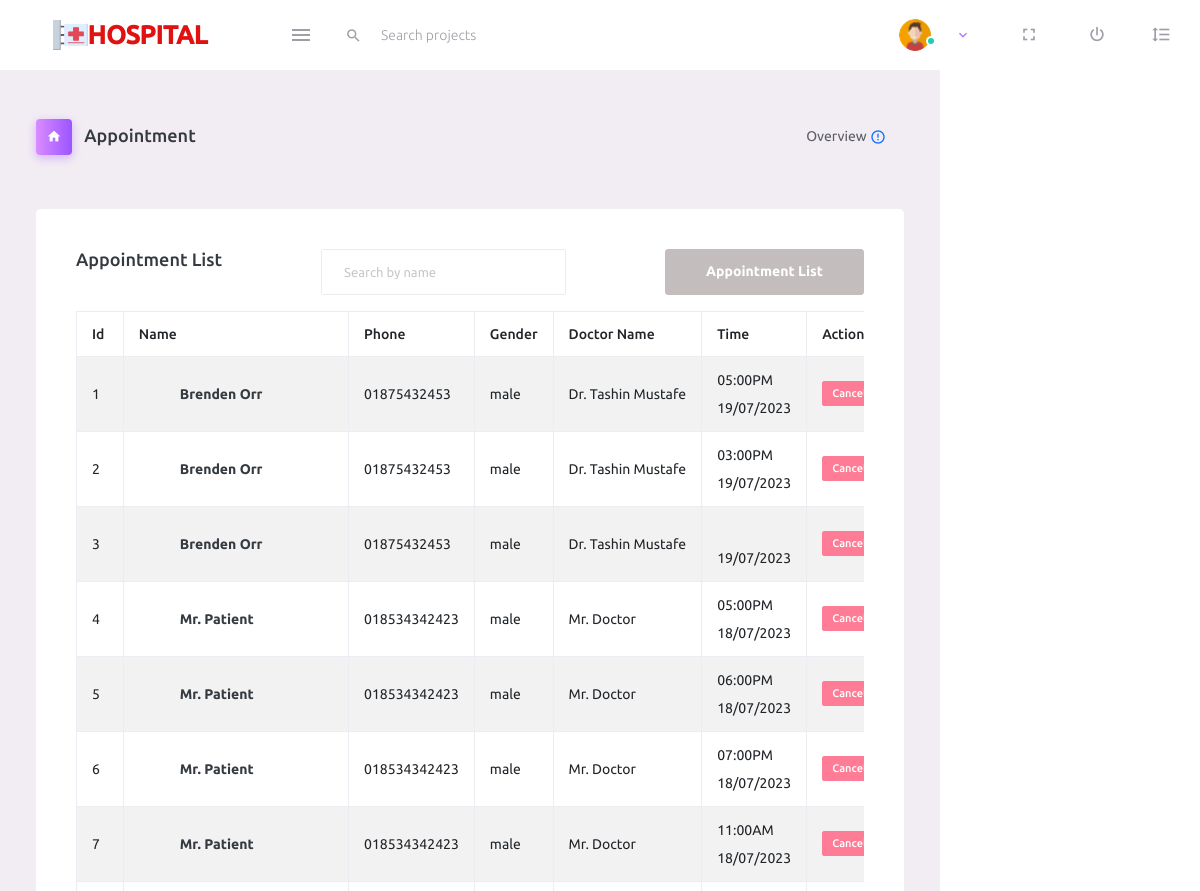
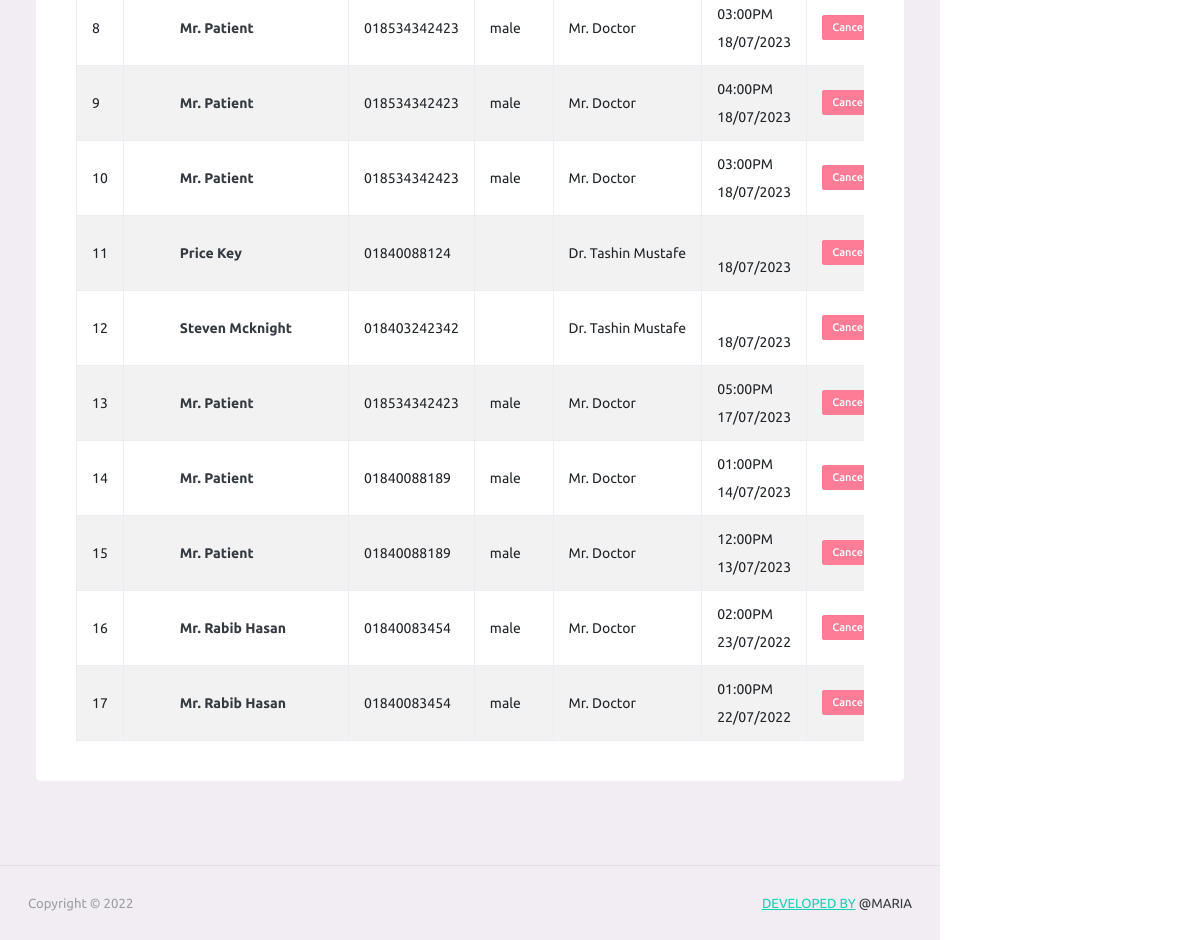
Screenshot of /pages/appointmented.php (signed in) with the database file from the repository (2 pictures, top to bottom).
### tables this page shows
CREATE TABLE `appointment` (
  `id` int(11) NOT NULL,
  `name` varchar(40) NOT NULL,
  `phone` varchar(15) DEFAULT NULL,
  `patient_id` int(11) DEFAULT NULL,
  `message` text DEFAULT NULL,
  `doctor_id` int(11) DEFAULT NULL,
  `department_id` int(11) DEFAULT NULL,
  `date` date DEFAULT NULL,
  `time` varchar(20) DEFAULT NULL,
  `created_at` timestamp NOT NULL DEFAULT current_timestamp(),
  `created_by` int(11) DEFAULT NULL,
  `modified_at` datetime DEFAULT NULL,
  `modified_by` int(11) DEFAULT NULL,
  `status` int(11) NOT NULL DEFAULT 1
);

CREATE TABLE `patient` (
  `id` int(11) NOT NULL,
  `name` varchar(40) NOT NULL,
  `father_or_husband_name` varchar(40) DEFAULT NULL,
  `mother_name` varchar(40) DEFAULT NULL,
  `religious` varchar(10) DEFAULT NULL,
  `nid` varchar(40) DEFAULT NULL,
  `blood_group` varchar(10) DEFAULT NULL,
  `nationality` varchar(20) DEFAULT NULL,
  `marital_status` enum('MARRIED','UNMARRIED','OTHERS') DEFAULT 'UNMARRIED',
  `phone` varchar(13) NOT NULL,
  `gender` varchar(10) NOT NULL,
  `age` varchar(3) NOT NULL,
  `relagius` varchar(10) DEFAULT NULL,
  `weight` int(11) DEFAULT NULL,
  `present_address` varchar(255) DEFAULT NULL,
  `permanent_address` varchar(255) DEFAULT NULL,
  `created_at` timestamp NOT NULL DEFAULT current_timestamp(),
  `created_by` int(11) DEFAULT NULL,
  `modified_at` timestamp NOT NULL DEFAULT '0000-00-00 00:00:00',
  `modified_by` int(11) DEFAULT NULL,
  `status` int(11) NOT NULL DEFAULT 1
);

CREATE TABLE `user` (
  `id` int(11) NOT NULL,
  `avatar` varchar(255) DEFAULT NULL,
  `name` varchar(255) NOT NULL,
  `email` varchar(40) DEFAULT NULL,
  `password` char(40) NOT NULL,
  `phone` varchar(13) NOT NULL,
  `roles` enum('SUPERADMIN','ADMIN','DOCTOR','ASSISTANT') DEFAULT 'ASSISTANT',
  `address` text DEFAULT NULL,
  `created_at` timestamp NOT NULL DEFAULT current_timestamp(),
  `created_by` int(11) DEFAULT NULL,
  `modified_at` datetime DEFAULT NULL,
  `modified_by` int(11) DEFAULT NULL,
  `status` int(11) NOT NULL DEFAULT 1
);

### config.php (called while the page is built, shortened)
<?php
$baseurl = 'https://hospital.dev/';
?>

### lib/Crud.php (called while the page is built, shortened)
<?php
require_once('../config.php');
class Crud {
    public $connect;
    function __construct()
    {
        $this->connect = new mysqli(HOST,USER,PASS,DB_NAME);
    }
function find($singleSelect){
    $selectdata=$error=$msg=false;
    $numrows=0;
    $getdata=$this->connect->query($singleSelect);
            if($getdata){
            if($getdata->num_rows > 0){
                    while($singleData = $getdata->fetch_assoc()){
                        $data[] = $singleData;
                    }
                $selectdata=$data;
                $numrows=$getdata->num_rows;
                $msg="data found";
            }else{
                $msg="No data found";
                $error=$this->connect->error;
            }
        }else {
            $error=$this->connect->error;
        }
        return array("msg"=>$msg,"error"=>$error,"singledata"=>$selectdata,"numrows"=>$numrows);
}
}
?>

### pages/appointmented.php (the view, shortened to what this page needs)
<?php
require_once('../lib/Crud.php');
require_once('../include/header.php');
$mysqli = new Crud();
?>
<div class="container-scroller">
    <?php
    require_once('../include/navbar.php');
    ?>
    <div class="container-fluid page-body-wrapper">
        <div class="main-panel">
            <div class="content-wrapper">
                <div class="page-header">
                    <h3 class="page-title">
                        <span class="page-title-icon bg-gradient-primary text-white me-2">
                            <i class="mdi mdi-home"></i>
                        </span> Appointment
                    </h3>
                    <nav aria-label="breadcrumb">
                        <ul class="breadcrumb">
                            <li class="breadcrumb-item active" aria-current="page">
                                <span></span>Overview <i
                                    class="mdi mdi-alert-circle-outline icon-sm text-primary align-middle"></i>
                            </li>
                        </ul>
                    </nav>
                </div>
                <?php
                if ($usr['roles'] == 'PATIENT') {
                    $patientId = $_GET['patientId'];
                    $allPatient = $mysqli->find("SELECT a.*,p.id as patient_id,p.name,p.gender,p.age,u.name as doctor_name, a.name as patient_name
FROM appointment a
JOIN doctor d ON a.doctor_id=d.id
left JOIN patient p ON a.patient_id=p.id
JOIN user u ON u.id=d.user_id WHERE p.id='$patientId' AND a.status=1 ORDER BY a.date DESC
    ");
                } else {
                    $allPatient = $mysqli->find("SELECT a.*,p.id as patient_id,p.name,p.gender,p.age,u.name as doctor_name, a.name as patient_name
FROM appointment a
JOIN doctor d ON a.doctor_id=d.id
left JOIN patient p ON a.patient_id=p.id
JOIN user u ON u.id=d.user_id
WHERE a.status=1
ORDER BY a.date DESC
    ");
                }
                $patient = $allPatient["singledata"];
                ?>
                <div class="row mt-5" id="created_at">
                    <div class="col-12 grid-margin">
                        <div class="card">
                            <div class="card-body">
                                <div class="d-flex justify-content-between">
                                    <h4 class="card-title">Appointment List</h4>
                                    <div class="search d-flex">
                                        <input type="text" class="form-control" placeholder="Search by name">
                                    </div>
                                    <a href="<?= $baseurl ?>/dashboard/patient.php"
                                        class="btn btn-secondary text-white font-weight-bold text-decoration-none">
                                        Appointment List
                                    </a>
                                </div>
                                <div class="table-responsive mt-3">
                                    <table class="table table-hover table-bordered table-striped">
                                        <thead>
                                            <tr>
                                                <th> Id </th>
                                                <th> Name</th>
                                                <th> Phone </th>
                                                <th> Gender </th>
                                                <th> Doctor Name </th>
                                                <th> Time </th>
                                                <th colspan="2"> Action </th>
                                            </tr>
                                        </thead>
                                        <tbody>
                                            <?php
                                            $l = 0;
                                            if ($allPatient['numrows'] > 0) {
                                                foreach ($patient as $p) {
                                                    if ($p['status'] == 1) {
                                            ?>
                                            <tr>
                                                <td><?= ++$l ?>
                                                </td>
                                                <td>
                                                    <a class="btn" title="View Profile"
                                                        href="<?= $baseurl ?>/pages/profile.php?patientid=<?= $p['id'] ?>">
                                                        <?= $p['name'] ?? $p['patient_name'] ?>
                                                    </a>
                                                </td>
                                                <td><?= $p['phone'] ?></td>
                                                <td><?= $p['gender'] ?? $p['gender'] ?></td>
                                                <td>
                                                    <?= $p["doctor_name"] ?>
                                                </td>
                                                <td>
                                                    <?= $p["time"] ?> <br><br>
                                                    <?php $d = explode("-", $p["date"]);
                                                                echo $d[2] . "/" . $d[1] . "/" . $d[0]; ?>
                                                </td>
                                                <td>
                                                    <?php
                                                                if ($p['status'] == 1) {
                                                                ?>
                                                    <a title="Cancel" onclick=" return myConfirm();"
                                                        href="<?= $baseurl ?>/form/action.php?apptId=<?= $p['id'] ?>">
                                                        <span class="badge badge-danger">Cancel Appointment?</span>
                                                    </a>
                                                    <?php } ?>
                                                </td>
                                            </tr>
                                            <?php }
                                                }
                                            } else { ?>
                                            <tr>
                                                <td colspan="5">No Data Found</td>
                                            </tr>
                                            <?php } ?>
                                        </tbody>
                                    </table>
                                </div>
                            </div>
                        </div>
                    </div>
                </div>
            </div>
            <?php require_once('../include/footer.php') ?>

### rows the page displays
appointment: patient.name "Brenden Orr", phone "01875432453", patient.gender "male", user.name "Dr. Tashin Mustafe", time "05:00PM", date "19", date "07", date "2023"
appointment: patient.name "Brenden Orr", phone "01875432453", patient.gender "male", user.name "Dr. Tashin Mustafe", time "03:00PM", date "19", date "07", date "2023"
appointment: patient.name "Brenden Orr", phone "01875432453", patient.gender "male", user.name "Dr. Tashin Mustafe", date "19", date "07", date "2023"
appointment: patient.name "Mr. Patient", phone "018534342423", patient.gender "male", user.name "Mr. Doctor", time "05:00PM", date "18", date "07", date "2023"
appointment: patient.name "Mr. Patient", phone "018534342423", patient.gender "male", user.name "Mr. Doctor", time "06:00PM", date "18", date "07", date "2023"
appointment: patient.name "Mr. Patient", phone "018534342423", patient.gender "male", user.name "Mr. Doctor", time "07:00PM", date "18", date "07", date "2023"
appointment: patient.name "Mr. Patient", phone "018534342423", patient.gender "male", user.name "Mr. Doctor", time "11:00AM", date "18", date "07", date "2023"
appointment: patient.name "Mr. Patient", phone "018534342423", patient.gender "male", user.name "Mr. Doctor", time "03:00PM", date "18", date "07", date "2023"
appointment: patient.name "Mr. Patient", phone "018534342423", patient.gender "male", user.name "Mr. Doctor", time "04:00PM", date "18", date "07", date "2023"
appointment: patient.name "Mr. Patient", phone "018534342423", patient.gender "male", user.name "Mr. Doctor", time "03:00PM", date "18", date "07", date "2023"
appointment: name "Price Key", phone "01840088124", user.name "Dr. Tashin Mustafe", date "18", date "07", date "2023"
appointment: name "Steven Mcknight", phone "018403242342", user.name "Dr. Tashin Mustafe", date "18", date "07", date "2023"
appointment: patient.name "Mr. Patient", phone "018534342423", patient.gender "male", user.name "Mr. Doctor", time "05:00PM", date "17", date "07", date "2023"
appointment: patient.name "Mr. Patient", phone "01840088189", patient.gender "male", user.name "Mr. Doctor", time "01:00PM", date "14", date "07", date "2023"
appointment: patient.name "Mr. Patient", phone "01840088189", patient.gender "male", user.name "Mr. Doctor", time "12:00PM", date "13", date "07", date "2023"
appointment: patient.name "Mr. Rabib Hasan", phone "01840083454", patient.gender "male", user.name "Mr. Doctor", time "02:00PM", date "23", date "07", date "2022"
appointment: patient.name "Mr. Rabib Hasan", phone "01840083454", patient.gender "male", user.name "Mr. Doctor", time "01:00PM", date "22", date "07", date "2022"
